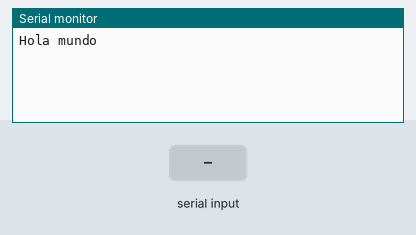
A sketch run on a simulated Arduino Mega 2560, built with avr-gcc and run on an emulated ATmega2560. Parts: the last lines printed to the serial monitor. The test bench sets the inputs (shaded band).

Above: at 1.2 s.
1.3 s: "1" received over the second serial link
At 3.5 s:
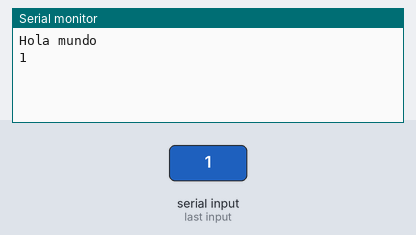
3.8 s: "0" received over the second serial link
At 5.2 s:
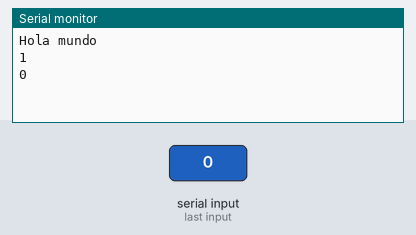
5.3 s: "2" received over the second serial link
At 7.7 s:
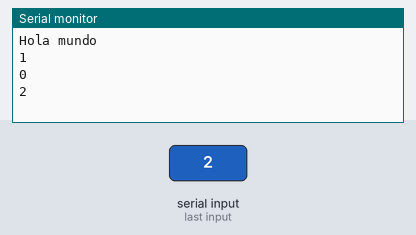

The sketch:

prueba_bluetooth.ino
```cpp
String dato = "", dato1="";

void setup() {
  Serial1.begin(9600);


  Serial1.println("Hola mundo");

  Serial.begin(9600);

  Serial.println("Hola mundo");
}

void loop() {
  if(Serial1.available()>0){
    dato = Serial1.readString();
    Serial.println(dato);
    Serial1.println(dato);
  }


}
```

Measured:
- after the input at 1.3 s, the serial monitor: prints a new line after 1.0 s (image 1)
- after the input at 3.8 s, the serial monitor: prints a new line after 1.0 s (image 2)
- after the input at 5.3 s, the serial monitor: prints a new line after 1.0 s (image 3)
